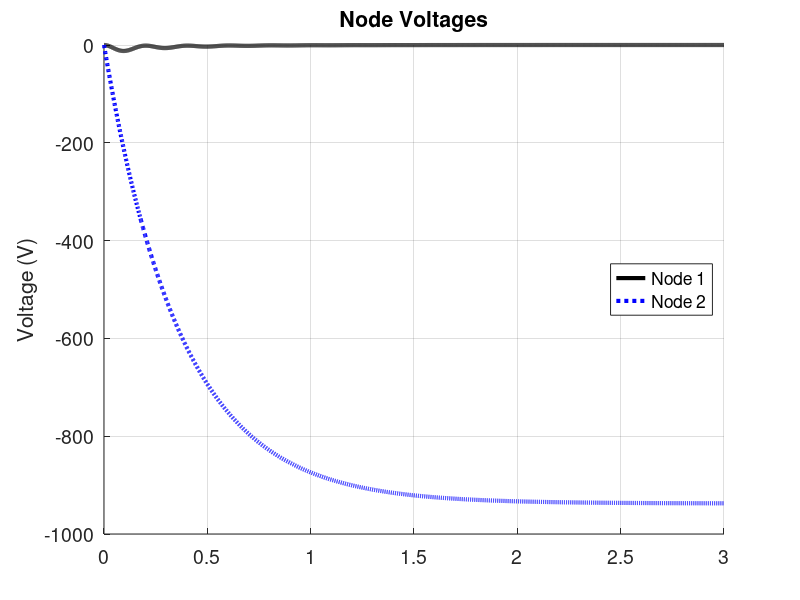
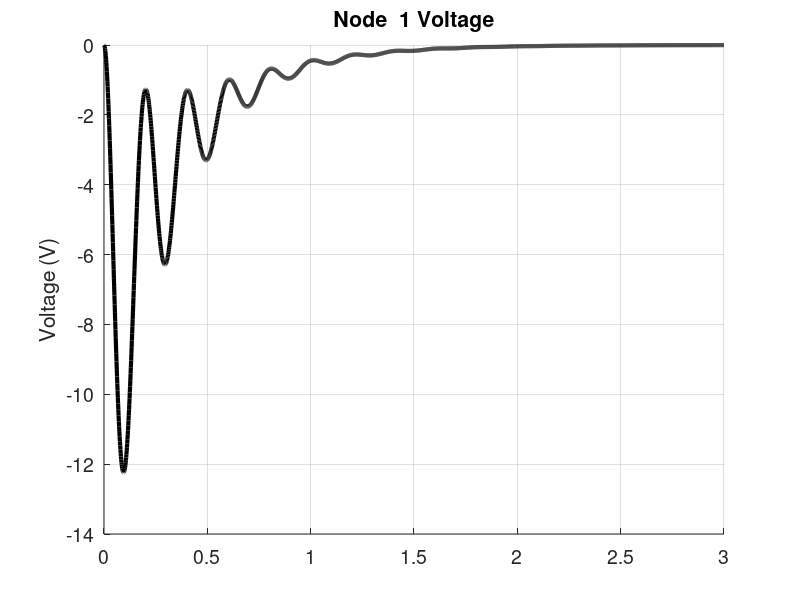

Write the MATLAB code that produced these figures, in order.
%%%%%%%%%%%%%%%%%%%%
% Nodal Analysis (Matrix Method) Tutorial
%
% This is a stand-alone script for solving the RLC circuit problem
% that is used to introduce the Matrix Method for solving 
% nodal analysis problems in ELEC 341.
%
% Calling Syntax:
% nodal
%
% Note: All variables cleared when this is run
%
% Author: Leo Stocco
%%%%%%%%%%%%%%%%%%%%

clear all; clc;

% Parameters
R1 = 200;       % (Ohm)
R2 = 500;       % (Ohm)
R3 = 300;       % (Ohm)
L1 = 1;         % (H)
L2 = 2;         % (H)
C1 = 1e-3;      % (F)
C2 = 2e-3;      % (F)

I  = 5;         % (A)

%%%%%%%%%%%%%%%%
% Solve
%%%%%%%%%%%%%%%%
s = tf('s');                % Laplace operator

% Impedances
zr1   = R1;
zr2   = R2;
zr3   = R3;

zl1   = s*L1;
zl2   = s*L2;

zc1   = 1/(s*C1);
zc2   = 1/(s*C2);

zr2l2 = R2 + s*L2;

% Y matrix
Y = [ 1/zr1 + 1/zr3 + 1/zl1 + 1/zc1  -1/zr3
     -1/zr3                           1/zr3 + 1/zc2 + 1/zr2l2];

% I vector
I = [0 I/s]';

% Solve for voltage vector
V = inv(Y) * I;

% Display the 2 transfer functions that result
% Could have just omitted the ";" from the previous command
V

% Compute voltages
[v t] = impulse(V);

%%%%%%%%%%%%%%%%
% Plot
%%%%%%%%%%%%%%%%
% Plot both voltages together
figure(1); clf; hold on; grid on;
plot(t, v(:,1), 'k-', 'Linewidth', 3);
plot(t, v(:,2), 'b:', 'Linewidth', 3);
title('Node Voltages');
ylabel('Voltage (V)');
legend('Node 1', 'Node 2', 'Location', 'East');
set(gca, 'FontSize', 14);

% Re-Plot voltages at node 1
figure(2); clf; hold on; grid on;
plot(t, v(:,1), 'k-', 'Linewidth', 3);
title('Node  1 Voltage');
ylabel('Voltage (V)');
set(gca, 'FontSize', 14);

